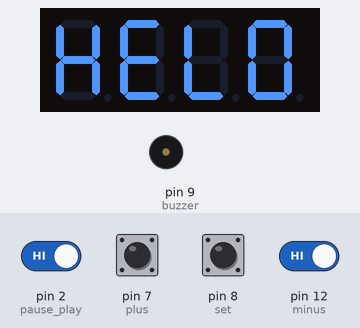
This sketch was run on a simulated Arduino Uno, built with avr-gcc and run on an emulated ATmega328P. On the bench: 4-digit seven-segment display, buzzer (waves = sounding). The test bench sets the inputs (shaded band); at power-on: pin 2 (pause_play), pin 7 (plus), pin 8 (set), pin 12 (minus) HIGH. What the sketch prints to the serial monitor is not drawn.

Above: at 1.2 s.
1.3 s: pin 8 (set) pulled LOW for 0.15 s
At 1.9 s:
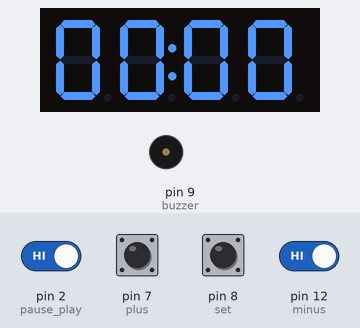
4.4 s: pin 2 (pause_play) driven LOW and pin 12 (minus) driven LOW
7.4 s: pin 7 (plus) pulled LOW for 0.15 s
At 7.5 s:
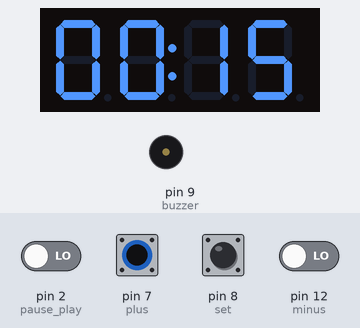
9.0 s: pin 8 (set) pulled LOW for 1 s
At 14.45 s:
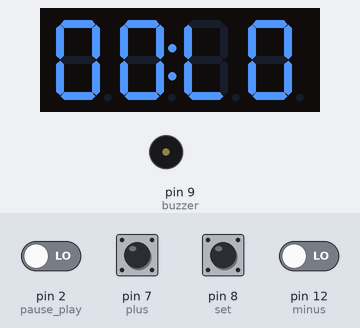
14.6 s: pin 2 (pause_play) driven LOW
Timing chart, 0 to 17.6 s (numbered marks = the images above; inputs shaded):
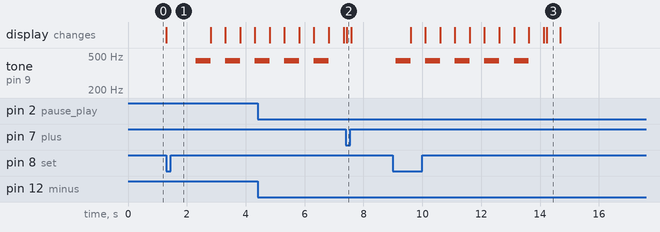

The sketch:

test_runs.ino
```cpp
#include <Wire.h>
#include <Adafruit_GFX.h>
#include "Adafruit_LEDBackpack.h"

Adafruit_7segment matrix = Adafruit_7segment();

                                              // declarations of the variables

int plus = 7;
int minus = 12;
int set = 8;
int pause_play = 2;
int buzzer = 9;

int time_seconds = 0;
unsigned long A;
unsigned long B;
bool terminate_flag = 0;

                                              //Setup function

void setup() {
  Serial.begin(115200);
  matrix.begin(0x70);

  pinMode(plus, INPUT_PULLUP);
  pinMode(set, INPUT_PULLUP);
  pinMode(minus, INPUT_PULLUP);
  pinMode(pause_play, INPUT_PULLUP);
  pinMode(buzzer,OUTPUT);

}

                                               //A function to print the seconds in minutes in the LCD

void Print_time(int s)
{
  int m = s/60;
  int rs = (s%60);
  int print_tim = (m*100)+rs;
  int buff = print_tim;
       matrix.writeDigitNum(4,(buff%10));
       buff = buff/10;
       matrix.writeDigitNum(3,(buff%10));
       buff = buff/10;
       matrix.writeDigitNum(1,(buff%10));
       buff = buff/10;
       matrix.writeDigitNum(0,(buff%10));
       matrix.drawColon(1);
       matrix.writeDisplay();
}

                                              //Time adjusting function

void set_time()
{
  while(digitalRead(set) == 1)
  {
    if(digitalRead(plus) == 0)
    {
      time_seconds += 15;
      Print_time(time_seconds);
      delay(150);
      }

    if(digitalRead(minus) == 0)
    {
      time_seconds -= 15;
      Print_time(time_seconds);
      delay(150);
      }
      Serial.println(time_seconds);
    }
}

                                              //The end function to show the termination

void End_buzzer()
{
  for(int i =0;i<5;i++)
  {

    matrix.drawColon(1);
    matrix.writeDisplay();
    tone(buzzer,440);
    delay(500);

    matrix.drawColon(0);
    matrix.writeDisplay();
    noTone(buzzer);
    delay(500);
   }
}


                                              //Function to start printing time

void start_print()
{
  for(int i = time_seconds; i>=0; i--)
  {

    if(digitalRead(pause_play)==0)
    {
      delay(50);
      while(digitalRead(pause_play)==1);
      }
    Serial.println(i);
    Print_time(i);
    A = millis();
    B = millis();
    while(((B-A)/1000)!=1)
    { B = millis();
      if(digitalRead(pause_play)==0)
      {
        delay(250);

        bool btn_val = digitalRead(set);
        while(btn_val==1)
        {
          Serial.println("in pause");
          btn_val = digitalRead(set);
          if(digitalRead(pause_play)==0)
          {
            delay(250);
            i = -1;
            terminate_flag = 1;
            break;
            }
          }
          delay(250);
        A = millis();
        B = millis();
      }

    }
  }

  if(terminate_flag == 0)
  {
    End_buzzer();
    }
}

                                              //Main engine of program

void start_timer()
{
  set_time();
  start_print();
  matrix.println(" End");
  matrix.writeDisplay();
}

                                              //Resets the timer to default values

void reset_timer()
{
  time_seconds = 0;
  terminate_flag = 0;

  matrix.print("HELO");
  matrix.writeDisplay();
  delay(100);
}

                                              //Restart function - when the restart button is pressed fn restarts

void call_restart()
{
  matrix.clear();
  matrix.writeDigitAscii(0,69);
  matrix.writeDigitAscii(1,110);
  matrix.writeDigitAscii(3,100);
  matrix.writeDisplay();
  while(digitalRead(pause_play)==1)
  {
    if(digitalRead(pause_play)==0)
    {
      delay(250);
      break;
    }

    }
  }

                                              //Loop function to run on and on

void loop() {
  reset_timer();
  start_timer();
  call_restart();
}
```

Measured:
- after the input at 1.3 s, tone on pin 9 (buzzer): alternates 440 Hz for 0.50 s and silent for 0.50 s, starting after 1.0 s; the display: changes at once (image 1)
- after the input at 9.0 s, tone on pin 9 (buzzer): alternates 440 Hz for 0.50 s and silent for 0.50 s, starting after 0.10 s; the display: first changes after 0.60 s (image 3 shows a later state)
